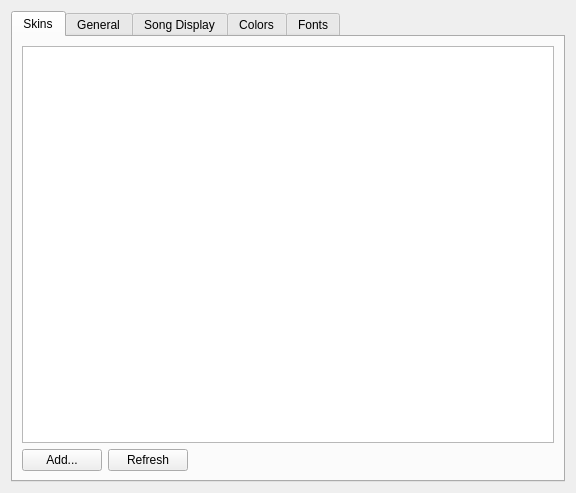
<?xml version="1.0" encoding="UTF-8"?>
<ui version="4.0">
 <class>SkinnedSettings</class>
 <widget class="QWidget" name="SkinnedSettings">
  <property name="geometry">
   <rect>
    <x>0</x>
    <y>0</y>
    <width>576</width>
    <height>493</height>
   </rect>
  </property>
  <property name="windowTitle">
   <string notr="true">Form</string>
  </property>
  <layout class="QVBoxLayout" name="verticalLayout_4">
   <item>
    <widget class="QTabWidget" name="tabWidget">
     <property name="currentIndex">
      <number>0</number>
     </property>
     <widget class="QWidget" name="tab_4">
      <attribute name="title">
       <string>Skins</string>
      </attribute>
      <layout class="QVBoxLayout" name="verticalLayout">
       <item>
        <widget class="QListWidget" name="listWidget">
         <property name="alternatingRowColors">
          <bool>true</bool>
         </property>
         <property name="movement">
          <enum>QListView::Static</enum>
         </property>
         <property name="flow">
          <enum>QListView::TopToBottom</enum>
         </property>
         <property name="viewMode">
          <enum>QListView::ListMode</enum>
         </property>
         <property name="modelColumn">
          <number>0</number>
         </property>
        </widget>
       </item>
       <item>
        <layout class="QHBoxLayout" name="horizontalLayout_7">
         <item>
          <widget class="QPushButton" name="skinInstallButton">
           <property name="minimumSize">
            <size>
             <width>0</width>
             <height>0</height>
            </size>
           </property>
           <property name="text">
            <string>Add...</string>
           </property>
           <property name="icon">
            <iconset theme="list-add">
             <normaloff>.</normaloff>.</iconset>
           </property>
          </widget>
         </item>
         <item>
          <widget class="QPushButton" name="skinReloadButton">
           <property name="minimumSize">
            <size>
             <width>0</width>
             <height>0</height>
            </size>
           </property>
           <property name="text">
            <string>Refresh</string>
           </property>
           <property name="icon">
            <iconset theme="view-refresh">
             <normaloff>.</normaloff>.</iconset>
           </property>
          </widget>
         </item>
         <item>
          <spacer name="horizontalSpacer">
           <property name="orientation">
            <enum>Qt::Horizontal</enum>
           </property>
           <property name="sizeHint" stdset="0">
            <size>
             <width>40</width>
             <height>20</height>
            </size>
           </property>
          </spacer>
         </item>
        </layout>
       </item>
      </layout>
     </widget>
     <widget class="QWidget" name="tab">
      <attribute name="title">
       <string>General</string>
      </attribute>
      <layout class="QVBoxLayout" name="verticalLayout_8">
       <item>
        <widget class="QGroupBox" name="groupBox">
         <property name="title">
          <string>Main Window</string>
         </property>
         <layout class="QVBoxLayout" name="verticalLayout_6">
          <item>
           <widget class="QCheckBox" name="hideOnCloseCheckBox">
            <property name="text">
             <string>Hide on close</string>
            </property>
           </widget>
          </item>
          <item>
           <widget class="QCheckBox" name="hiddenCheckBox">
            <property name="text">
             <string>Start hidden</string>
            </property>
           </widget>
          </item>
          <item>
           <layout class="QHBoxLayout" name="horizontalLayout">
            <item>
             <widget class="QLabel" name="label_6">
              <property name="text">
               <string>Window title format:</string>
              </property>
             </widget>
            </item>
            <item>
             <widget class="QLineEdit" name="windowTitleLineEdit"/>
            </item>
            <item>
             <widget class="QToolButton" name="windowTitleButton">
              <property name="text">
               <string>...</string>
              </property>
             </widget>
            </item>
           </layout>
          </item>
         </layout>
        </widget>
       </item>
       <item>
        <widget class="QGroupBox" name="groupBox_7">
         <property name="title">
          <string>Transparency</string>
         </property>
         <layout class="QGridLayout" name="gridLayout_4">
          <item row="0" column="0">
           <widget class="QLabel" name="label_3">
            <property name="text">
             <string>Main window</string>
            </property>
           </widget>
          </item>
          <item row="0" column="1">
           <widget class="QSlider" name="mwTransparencySlider">
            <property name="maximum">
             <number>90</number>
            </property>
            <property name="orientation">
             <enum>Qt::Horizontal</enum>
            </property>
           </widget>
          </item>
          <item row="0" column="2">
           <widget class="QLabel" name="mwTransparencyLabel">
            <property name="minimumSize">
             <size>
              <width>25</width>
              <height>0</height>
             </size>
            </property>
            <property name="text">
             <string>0</string>
            </property>
           </widget>
          </item>
          <item row="1" column="0">
           <widget class="QLabel" name="label_9">
            <property name="text">
             <string>Equalizer</string>
            </property>
           </widget>
          </item>
          <item row="1" column="1">
           <widget class="QSlider" name="eqTransparencySlider">
            <property name="maximum">
             <number>90</number>
            </property>
            <property name="orientation">
             <enum>Qt::Horizontal</enum>
            </property>
           </widget>
          </item>
          <item row="1" column="2">
           <widget class="QLabel" name="eqTransparencyLabel">
            <property name="text">
             <string>0</string>
            </property>
           </widget>
          </item>
          <item row="2" column="0">
           <widget class="QLabel" name="label_10">
            <property name="text">
             <string>Playlist</string>
            </property>
           </widget>
          </item>
          <item row="2" column="1">
           <widget class="QSlider" name="plTransparencySlider">
            <property name="maximum">
             <number>90</number>
            </property>
            <property name="orientation">
             <enum>Qt::Horizontal</enum>
            </property>
           </widget>
          </item>
          <item row="2" column="2">
           <widget class="QLabel" name="plTransparencyLabel">
            <property name="text">
             <string>0</string>
            </property>
           </widget>
          </item>
         </layout>
        </widget>
       </item>
       <item>
        <widget class="QGroupBox" name="groupBox_4">
         <property name="title">
          <string>Extra Skin Settings</string>
         </property>
         <layout class="QVBoxLayout" name="verticalLayout_7">
          <item>
           <widget class="QCheckBox" name="randomSkinCheckBox">
            <property name="text">
             <string>Random skin on every startup</string>
            </property>
           </widget>
          </item>
          <item>
           <widget class="QCheckBox" name="skinCursorsCheckBox">
            <property name="text">
             <string>Use skin cursors</string>
            </property>
           </widget>
          </item>
          <item>
           <layout class="QHBoxLayout" name="horizontalLayout_6">
            <item>
             <widget class="QLabel" name="skinPathLabel">
              <property name="text">
               <string>Skin install path:</string>
              </property>
             </widget>
            </item>
            <item>
             <widget class="QComboBox" name="skinPathComboBox"/>
            </item>
            <item>
             <spacer name="horizontalSpacer_8">
              <property name="orientation">
               <enum>Qt::Horizontal</enum>
              </property>
              <property name="sizeHint" stdset="0">
               <size>
                <width>40</width>
                <height>20</height>
               </size>
              </property>
             </spacer>
            </item>
           </layout>
          </item>
         </layout>
        </widget>
       </item>
       <item>
        <spacer name="verticalSpacer">
         <property name="orientation">
          <enum>Qt::Vertical</enum>
         </property>
         <property name="sizeHint" stdset="0">
          <size>
           <width>20</width>
           <height>40</height>
          </size>
         </property>
        </spacer>
       </item>
      </layout>
     </widget>
     <widget class="QWidget" name="tab_5">
      <attribute name="title">
       <string>Song Display</string>
      </attribute>
      <layout class="QVBoxLayout" name="verticalLayout_3">
       <item>
        <widget class="QGroupBox" name="groupBox_2">
         <property name="title">
          <string>Single Column Mode</string>
         </property>
         <layout class="QVBoxLayout" name="verticalLayout_2">
          <item>
           <widget class="QCheckBox" name="numbersCheckBox">
            <property name="text">
             <string>Show song numbers</string>
            </property>
           </widget>
          </item>
          <item>
           <widget class="QCheckBox" name="lengthsCheckBox">
            <property name="text">
             <string>Show song lengths</string>
            </property>
           </widget>
          </item>
          <item>
           <widget class="QCheckBox" name="alignCheckBox">
            <property name="enabled">
             <bool>false</bool>
            </property>
            <property name="text">
             <string>Align song numbers</string>
            </property>
           </widget>
          </item>
         </layout>
        </widget>
       </item>
       <item>
        <widget class="QCheckBox" name="smoothScrollingCheckBox">
         <property name="text">
          <string>Use smooth scrolling</string>
         </property>
        </widget>
       </item>
       <item>
        <widget class="QCheckBox" name="protocolCheckBox">
         <property name="text">
          <string>Show protocol</string>
         </property>
        </widget>
       </item>
       <item>
        <widget class="QCheckBox" name="anchorCheckBox">
         <property name="text">
          <string>Show anchor</string>
         </property>
        </widget>
       </item>
       <item>
        <widget class="QCheckBox" name="showSplittersCheckBox">
         <property name="text">
          <string>Show splitters</string>
         </property>
        </widget>
       </item>
       <item>
        <widget class="QCheckBox" name="alternateSplitterColorCheckBox">
         <property name="text">
          <string>Alternate splitter color</string>
         </property>
        </widget>
       </item>
       <item>
        <widget class="QCheckBox" name="showNewPLCheckBox">
         <property name="text">
          <string>Show 'New Playlist' button</string>
         </property>
        </widget>
       </item>
       <item>
        <layout class="QHBoxLayout" name="horizontalLayout_2">
         <item>
          <widget class="QLabel" name="label_4">
           <property name="text">
            <string>Playlist separator:</string>
           </property>
          </widget>
         </item>
         <item>
          <widget class="QLineEdit" name="plSeplineEdit">
           <property name="sizePolicy">
            <sizepolicy hsizetype="Minimum" vsizetype="Fixed">
             <horstretch>0</horstretch>
             <verstretch>0</verstretch>
            </sizepolicy>
           </property>
          </widget>
         </item>
         <item>
          <spacer name="horizontalSpacer_3">
           <property name="orientation">
            <enum>Qt::Horizontal</enum>
           </property>
           <property name="sizeHint" stdset="0">
            <size>
             <width>40</width>
             <height>20</height>
            </size>
           </property>
          </spacer>
         </item>
        </layout>
       </item>
       <item>
        <widget class="QCheckBox" name="popupCheckBox">
         <property name="text">
          <string>Show popup information</string>
         </property>
        </widget>
       </item>
       <item>
        <layout class="QHBoxLayout" name="horizontalLayout_3">
         <item>
          <widget class="QPushButton" name="popupTemplateButton">
           <property name="enabled">
            <bool>false</bool>
           </property>
           <property name="text">
            <string>Edit template</string>
           </property>
           <property name="icon">
            <iconset theme="configure">
             <normaloff>.</normaloff>.</iconset>
           </property>
          </widget>
         </item>
         <item>
          <spacer name="horizontalSpacer_2">
           <property name="orientation">
            <enum>Qt::Horizontal</enum>
           </property>
           <property name="sizeHint" stdset="0">
            <size>
             <width>40</width>
             <height>20</height>
            </size>
           </property>
          </spacer>
         </item>
        </layout>
       </item>
       <item>
        <spacer name="verticalSpacer_2">
         <property name="orientation">
          <enum>Qt::Vertical</enum>
         </property>
         <property name="sizeHint" stdset="0">
          <size>
           <width>20</width>
           <height>144</height>
          </size>
         </property>
        </spacer>
       </item>
      </layout>
     </widget>
     <widget class="QWidget" name="tab_3">
      <attribute name="title">
       <string>Colors</string>
      </attribute>
      <layout class="QVBoxLayout" name="verticalLayout_5">
       <item>
        <widget class="QGroupBox" name="groupBox_3">
         <property name="title">
          <string>Playlist Colors</string>
         </property>
         <layout class="QGridLayout" name="gridLayout_7">
          <item row="0" column="0">
           <widget class="QCheckBox" name="plSkinColorsCheckBox">
            <property name="text">
             <string>Use skin colors</string>
            </property>
            <property name="checked">
             <bool>true</bool>
            </property>
           </widget>
          </item>
          <item row="1" column="0">
           <widget class="QWidget" name="widget_2" native="true">
            <property name="enabled">
             <bool>false</bool>
            </property>
            <layout class="QGridLayout" name="gridLayout_5">
             <property name="leftMargin">
              <number>0</number>
             </property>
             <property name="topMargin">
              <number>0</number>
             </property>
             <property name="rightMargin">
              <number>0</number>
             </property>
             <property name="bottomMargin">
              <number>0</number>
             </property>
             <item row="0" column="0">
              <widget class="QLabel" name="label_7">
               <property name="text">
                <string>Background #1:</string>
               </property>
              </widget>
             </item>
             <item row="0" column="1">
              <widget class="ColorWidget" name="plBg1Color">
               <property name="sizePolicy">
                <sizepolicy hsizetype="Fixed" vsizetype="Fixed">
                 <horstretch>0</horstretch>
                 <verstretch>0</verstretch>
                </sizepolicy>
               </property>
               <property name="minimumSize">
                <size>
                 <width>20</width>
                 <height>20</height>
                </size>
               </property>
               <property name="maximumSize">
                <size>
                 <width>20</width>
                 <height>20</height>
                </size>
               </property>
               <property name="frameShape">
                <enum>QFrame::Box</enum>
               </property>
              </widget>
             </item>
             <item row="0" column="2" rowspan="6" colspan="2">
              <spacer name="horizontalSpacer_5">
               <property name="orientation">
                <enum>Qt::Horizontal</enum>
               </property>
               <property name="sizeHint" stdset="0">
                <size>
                 <width>40</width>
                 <height>43</height>
                </size>
               </property>
              </spacer>
             </item>
             <item row="0" column="4">
              <widget class="QLabel" name="label_12">
               <property name="text">
                <string>Normal text:</string>
               </property>
              </widget>
             </item>
             <item row="0" column="5">
              <widget class="ColorWidget" name="plTextNormalColor">
               <property name="sizePolicy">
                <sizepolicy hsizetype="Fixed" vsizetype="Fixed">
                 <horstretch>0</horstretch>
                 <verstretch>0</verstretch>
                </sizepolicy>
               </property>
               <property name="minimumSize">
                <size>
                 <width>20</width>
                 <height>20</height>
                </size>
               </property>
               <property name="maximumSize">
                <size>
                 <width>20</width>
                 <height>20</height>
                </size>
               </property>
               <property name="frameShape">
                <enum>QFrame::Box</enum>
               </property>
              </widget>
             </item>
             <item row="0" column="6" rowspan="6">
              <spacer name="horizontalSpacer_6">
               <property name="orientation">
                <enum>Qt::Horizontal</enum>
               </property>
               <property name="sizeHint" stdset="0">
                <size>
                 <width>66</width>
                 <height>68</height>
                </size>
               </property>
              </spacer>
             </item>
             <item row="1" column="0">
              <widget class="QLabel" name="label_8">
               <property name="text">
                <string>Background #2:</string>
               </property>
              </widget>
             </item>
             <item row="1" column="1">
              <widget class="ColorWidget" name="plBg2Color">
               <property name="sizePolicy">
                <sizepolicy hsizetype="Fixed" vsizetype="Fixed">
                 <horstretch>0</horstretch>
                 <verstretch>0</verstretch>
                </sizepolicy>
               </property>
               <property name="minimumSize">
                <size>
                 <width>20</width>
                 <height>20</height>
                </size>
               </property>
               <property name="maximumSize">
                <size>
                 <width>20</width>
                 <height>20</height>
                </size>
               </property>
               <property name="frameShape">
                <enum>QFrame::Box</enum>
               </property>
              </widget>
             </item>
             <item row="1" column="4">
              <widget class="QLabel" name="label_13">
               <property name="text">
                <string>Current text:</string>
               </property>
              </widget>
             </item>
             <item row="1" column="5">
              <widget class="ColorWidget" name="plTextCurrentColor">
               <property name="sizePolicy">
                <sizepolicy hsizetype="Fixed" vsizetype="Fixed">
                 <horstretch>0</horstretch>
                 <verstretch>0</verstretch>
                </sizepolicy>
               </property>
               <property name="minimumSize">
                <size>
                 <width>20</width>
                 <height>20</height>
                </size>
               </property>
               <property name="maximumSize">
                <size>
                 <width>20</width>
                 <height>20</height>
                </size>
               </property>
               <property name="frameShape">
                <enum>QFrame::Box</enum>
               </property>
              </widget>
             </item>
             <item row="2" column="0">
              <widget class="QLabel" name="label_11">
               <property name="text">
                <string>Highlighted background:</string>
               </property>
              </widget>
             </item>
             <item row="2" column="1">
              <widget class="ColorWidget" name="plHlColor">
               <property name="sizePolicy">
                <sizepolicy hsizetype="Fixed" vsizetype="Fixed">
                 <horstretch>0</horstretch>
                 <verstretch>0</verstretch>
                </sizepolicy>
               </property>
               <property name="minimumSize">
                <size>
                 <width>20</width>
                 <height>20</height>
                </size>
               </property>
               <property name="maximumSize">
                <size>
                 <width>20</width>
                 <height>20</height>
                </size>
               </property>
               <property name="frameShape">
                <enum>QFrame::Box</enum>
               </property>
              </widget>
             </item>
             <item row="2" column="4">
              <widget class="QLabel" name="label_14">
               <property name="text">
                <string>Highlighted text:</string>
               </property>
              </widget>
             </item>
             <item row="2" column="5">
              <widget class="ColorWidget" name="plTextHlColor">
               <property name="sizePolicy">
                <sizepolicy hsizetype="Fixed" vsizetype="Fixed">
                 <horstretch>0</horstretch>
                 <verstretch>0</verstretch>
                </sizepolicy>
               </property>
               <property name="minimumSize">
                <size>
                 <width>20</width>
                 <height>20</height>
                </size>
               </property>
               <property name="maximumSize">
                <size>
                 <width>20</width>
                 <height>20</height>
                </size>
               </property>
               <property name="frameShape">
                <enum>QFrame::Box</enum>
               </property>
               <property name="frameShadow">
                <enum>QFrame::Plain</enum>
               </property>
              </widget>
             </item>
             <item row="6" column="0" colspan="7">
              <layout class="QHBoxLayout" name="horizontalLayout_5">
               <item>
                <spacer name="horizontalSpacer_7">
                 <property name="orientation">
                  <enum>Qt::Horizontal</enum>
                 </property>
                 <property name="sizeHint" stdset="0">
                  <size>
                   <width>40</width>
                   <height>20</height>
                  </size>
                 </property>
                </spacer>
               </item>
               <item>
                <widget class="QPushButton" name="loadSkinColorsButton">
                 <property name="text">
                  <string>Load skin colors</string>
                 </property>
                </widget>
               </item>
              </layout>
             </item>
             <item row="3" column="4">
              <widget class="QLabel" name="label_16">
               <property name="text">
                <string>Group text:</string>
               </property>
              </widget>
             </item>
             <item row="3" column="5">
              <widget class="ColorWidget" name="plGrTextColor">
               <property name="sizePolicy">
                <sizepolicy hsizetype="Fixed" vsizetype="Fixed">
                 <horstretch>0</horstretch>
                 <verstretch>0</verstretch>
                </sizepolicy>
               </property>
               <property name="minimumSize">
                <size>
                 <width>20</width>
                 <height>20</height>
                </size>
               </property>
               <property name="frameShape">
                <enum>QFrame::Box</enum>
               </property>
               <property name="frameShadow">
                <enum>QFrame::Plain</enum>
               </property>
              </widget>
             </item>
             <item row="3" column="1">
              <widget class="ColorWidget" name="plSplitterColor">
               <property name="sizePolicy">
                <sizepolicy hsizetype="Fixed" vsizetype="Fixed">
                 <horstretch>0</horstretch>
                 <verstretch>0</verstretch>
                </sizepolicy>
               </property>
               <property name="minimumSize">
                <size>
                 <width>20</width>
                 <height>20</height>
                </size>
               </property>
               <property name="maximumSize">
                <size>
                 <width>20</width>
                 <height>20</height>
                </size>
               </property>
               <property name="baseSize">
                <size>
                 <width>20</width>
                 <height>20</height>
                </size>
               </property>
               <property name="frameShape">
                <enum>QFrame::Box</enum>
               </property>
               <property name="frameShadow">
                <enum>QFrame::Plain</enum>
               </property>
              </widget>
             </item>
             <item row="3" column="0">
              <widget class="QLabel" name="label_19">
               <property name="text">
                <string>Splitter:</string>
               </property>
              </widget>
             </item>
            </layout>
           </widget>
          </item>
          <item row="2" column="0">
           <layout class="QGridLayout" name="gridLayout_6">
            <item row="0" column="0">
             <widget class="QCheckBox" name="plOverrideGroupBgCheckBox">
              <property name="text">
               <string>Override group background:</string>
              </property>
             </widget>
            </item>
            <item row="0" column="1">
             <widget class="ColorWidget" name="plGrBgColor">
              <property name="enabled">
               <bool>false</bool>
              </property>
              <property name="sizePolicy">
               <sizepolicy hsizetype="Fixed" vsizetype="Fixed">
                <horstretch>0</horstretch>
                <verstretch>0</verstretch>
               </sizepolicy>
              </property>
              <property name="minimumSize">
               <size>
                <width>20</width>
                <height>20</height>
               </size>
              </property>
              <property name="frameShape">
               <enum>QFrame::Box</enum>
              </property>
              <property name="frameShadow">
               <enum>QFrame::Plain</enum>
              </property>
             </widget>
            </item>
            <item row="0" column="2">
             <spacer name="horizontalSpacer_9">
              <property name="orientation">
               <enum>Qt::Horizontal</enum>
              </property>
              <property name="sizeHint" stdset="0">
               <size>
                <width>165</width>
                <height>14</height>
               </size>
              </property>
             </spacer>
            </item>
            <item row="1" column="0">
             <widget class="QCheckBox" name="plOverrideCurrentBgCheckBox">
              <property name="text">
               <string>Override current track background:</string>
              </property>
             </widget>
            </item>
            <item row="1" column="1">
             <widget class="ColorWidget" name="plCurrentTrackBgColor">
              <property name="enabled">
               <bool>false</bool>
              </property>
              <property name="sizePolicy">
               <sizepolicy hsizetype="Fixed" vsizetype="Fixed">
                <horstretch>0</horstretch>
                <verstretch>0</verstretch>
               </sizepolicy>
              </property>
              <property name="minimumSize">
               <size>
                <width>20</width>
                <height>20</height>
               </size>
              </property>
              <property name="frameShape">
               <enum>QFrame::Box</enum>
              </property>
              <property name="frameShadow">
               <enum>QFrame::Plain</enum>
              </property>
             </widget>
            </item>
            <item row="1" column="2">
             <spacer name="horizontalSpacer_10">
              <property name="orientation">
               <enum>Qt::Horizontal</enum>
              </property>
              <property name="sizeHint" stdset="0">
               <size>
                <width>189</width>
                <height>20</height>
               </size>
              </property>
             </spacer>
            </item>
           </layout>
          </item>
         </layout>
        </widget>
       </item>
       <item>
        <spacer name="verticalSpacer_4">
         <property name="orientation">
          <enum>Qt::Vertical</enum>
         </property>
         <property name="sizeHint" stdset="0">
          <size>
           <width>20</width>
           <height>105</height>
          </size>
         </property>
        </spacer>
       </item>
      </layout>
     </widget>
     <widget class="QWidget" name="tab_2">
      <attribute name="title">
       <string>Fonts</string>
      </attribute>
      <layout class="QGridLayout" name="gridLayout_2">
       <item row="0" column="0">
        <widget class="QLabel" name="label">
         <property name="sizePolicy">
          <sizepolicy hsizetype="Preferred" vsizetype="Preferred">
           <horstretch>0</horstretch>
           <verstretch>0</verstretch>
          </sizepolicy>
         </property>
         <property name="text">
          <string>Player:</string>
         </property>
         <property name="alignment">
          <set>Qt::AlignLeading|Qt::AlignLeft|Qt::AlignVCenter</set>
         </property>
        </widget>
       </item>
       <item row="0" column="1">
        <widget class="QLabel" name="mainFontLabel">
         <property name="sizePolicy">
          <sizepolicy hsizetype="Expanding" vsizetype="Preferred">
           <horstretch>0</horstretch>
           <verstretch>0</verstretch>
          </sizepolicy>
         </property>
         <property name="frameShape">
          <enum>QFrame::StyledPanel</enum>
         </property>
         <property name="frameShadow">
          <enum>QFrame::Sunken</enum>
         </property>
         <property name="text">
          <string>???</string>
         </property>
        </widget>
       </item>
       <item row="0" column="2">
        <widget class="QToolButton" name="mainFontButton">
         <property name="text">
          <string>...</string>
         </property>
        </widget>
       </item>
       <item row="1" column="0">
        <widget class="QLabel" name="label_2">
         <property name="sizePolicy">
          <sizepolicy hsizetype="Preferred" vsizetype="Preferred">
           <horstretch>0</horstretch>
           <verstretch>0</verstretch>
          </sizepolicy>
         </property>
         <property name="text">
          <string>Playlist:</string>
         </property>
         <property name="alignment">
          <set>Qt::AlignLeading|Qt::AlignLeft|Qt::AlignVCenter</set>
         </property>
        </widget>
       </item>
       <item row="1" column="1">
        <widget class="QLabel" name="plFontLabel">
         <property name="sizePolicy">
          <sizepolicy hsizetype="Expanding" vsizetype="Preferred">
           <horstretch>0</horstretch>
           <verstretch>0</verstretch>
          </sizepolicy>
         </property>
         <property name="frameShape">
          <enum>QFrame::StyledPanel</enum>
         </property>
         <property name="frameShadow">
          <enum>QFrame::Sunken</enum>
         </property>
         <property name="text">
          <string>???</string>
         </property>
        </widget>
       </item>
       <item row="1" column="2">
        <widget class="QToolButton" name="plFontButton">
         <property name="text">
          <string>...</string>
         </property>
        </widget>
       </item>
       <item row="2" column="0">
        <widget class="QLabel" name="label_26">
         <property name="text">
          <string>Groups:</string>
         </property>
        </widget>
       </item>
       <item row="2" column="1">
        <widget class="QLabel" name="groupFontLabel">
         <property name="frameShape">
          <enum>QFrame::StyledPanel</enum>
         </property>
         <property name="frameShadow">
          <enum>QFrame::Sunken</enum>
         </property>
         <property name="text">
          <string notr="true">???</string>
         </property>
        </widget>
       </item>
       <item row="2" column="2">
        <widget class="QToolButton" name="groupFontButton">
         <property name="text">
          <string notr="true">...</string>
         </property>
        </widget>
       </item>
       <item row="3" column="0">
        <widget class="QLabel" name="label_27">
         <property name="text">
          <string>Extra group row:</string>
         </property>
        </widget>
       </item>
       <item row="3" column="1">
        <widget class="QLabel" name="extraRowFontLabel">
         <property name="frameShape">
          <enum>QFrame::StyledPanel</enum>
         </property>
         <property name="frameShadow">
          <enum>QFrame::Sunken</enum>
         </property>
         <property name="text">
          <string notr="true">???</string>
         </property>
        </widget>
       </item>
       <item row="3" column="2">
        <widget class="QToolButton" name="extraRowFontButton">
         <property name="text">
          <string notr="true">...</string>
         </property>
        </widget>
       </item>
       <item row="4" column="0">
        <widget class="QLabel" name="label_5">
         <property name="text">
          <string>Column headers:</string>
         </property>
        </widget>
       </item>
       <item row="4" column="1">
        <widget class="QLabel" name="headerFontLabel">
         <property name="frameShape">
          <enum>QFrame::StyledPanel</enum>
         </property>
         <property name="frameShadow">
          <enum>QFrame::Sunken</enum>
         </property>
         <property name="text">
          <string>???</string>
         </property>
        </widget>
       </item>
       <item row="4" column="2">
        <widget class="QToolButton" name="headerFontButton">
         <property name="text">
          <string>...</string>
         </property>
        </widget>
       </item>
       <item row="7" column="0" colspan="2">
        <spacer name="verticalSpacer_3">
         <property name="orientation">
          <enum>Qt::Vertical</enum>
         </property>
         <property name="sizeHint" stdset="0">
          <size>
           <width>418</width>
           <height>271</height>
          </size>
         </property>
        </spacer>
       </item>
       <item row="5" column="0" colspan="3">
        <layout class="QHBoxLayout" name="horizontalLayout_4">
         <item>
          <spacer name="horizontalSpacer_4">
           <property name="orientation">
            <enum>Qt::Horizontal</enum>
           </property>
           <property name="sizeHint" stdset="0">
            <size>
             <width>348</width>
             <height>20</height>
            </size>
           </property>
          </spacer>
         </item>
         <item>
          <widget class="QPushButton" name="resetFontsButton">
           <property name="text">
            <string>Reset fonts</string>
           </property>
          </widget>
         </item>
        </layout>
       </item>
       <item row="6" column="0" colspan="3">
        <widget class="QCheckBox" name="useBitmapCheckBox">
         <property name="text">
          <string>Use bitmap font if available</string>
         </property>
        </widget>
       </item>
      </layout>
     </widget>
    </widget>
   </item>
  </layout>
 </widget>
 <customwidgets>
  <customwidget>
   <class>ColorWidget</class>
   <extends>QFrame</extends>
   <header location="global">qmmpui/colorwidget.h</header>
   <container>1</container>
  </customwidget>
 </customwidgets>
 <resources/>
 <connections>
  <connection>
   <sender>popupCheckBox</sender>
   <signal>toggled(bool)</signal>
   <receiver>popupTemplateButton</receiver>
   <slot>setEnabled(bool)</slot>
   <hints>
    <hint type="sourcelabel">
     <x>193</x>
     <y>385</y>
    </hint>
    <hint type="destinationlabel">
     <x>140</x>
     <y>424</y>
    </hint>
   </hints>
  </connection>
  <connection>
   <sender>numbersCheckBox</sender>
   <signal>toggled(bool)</signal>
   <receiver>alignCheckBox</receiver>
   <slot>setEnabled(bool)</slot>
   <hints>
    <hint type="sourcelabel">
     <x>166</x>
     <y>98</y>
    </hint>
    <hint type="destinationlabel">
     <x>169</x>
     <y>154</y>
    </hint>
   </hints>
  </connection>
  <connection>
   <sender>plSkinColorsCheckBox</sender>
   <signal>toggled(bool)</signal>
   <receiver>widget_2</receiver>
   <slot>setDisabled(bool)</slot>
   <hints>
    <hint type="sourcelabel">
     <x>109</x>
     <y>85</y>
    </hint>
    <hint type="destinationlabel">
     <x>161</x>
     <y>202</y>
    </hint>
   </hints>
  </connection>
  <connection>
   <sender>plOverrideGroupBgCheckBox</sender>
   <signal>toggled(bool)</signal>
   <receiver>plGrBgColor</receiver>
   <slot>setEnabled(bool)</slot>
   <hints>
    <hint type="sourcelabel">
     <x>231</x>
     <y>269</y>
    </hint>
    <hint type="destinationlabel">
     <x>252</x>
     <y>295</y>
    </hint>
   </hints>
  </connection>
  <connection>
   <sender>plOverrideCurrentBgCheckBox</sender>
   <signal>toggled(bool)</signal>
   <receiver>plCurrentTrackBgColor</receiver>
   <slot>setEnabled(bool)</slot>
   <hints>
    <hint type="sourcelabel">
     <x>265</x>
     <y>325</y>
    </hint>
    <hint type="destinationlabel">
     <x>252</x>
     <y>351</y>
    </hint>
   </hints>
  </connection>
 </connections>
</ui>
